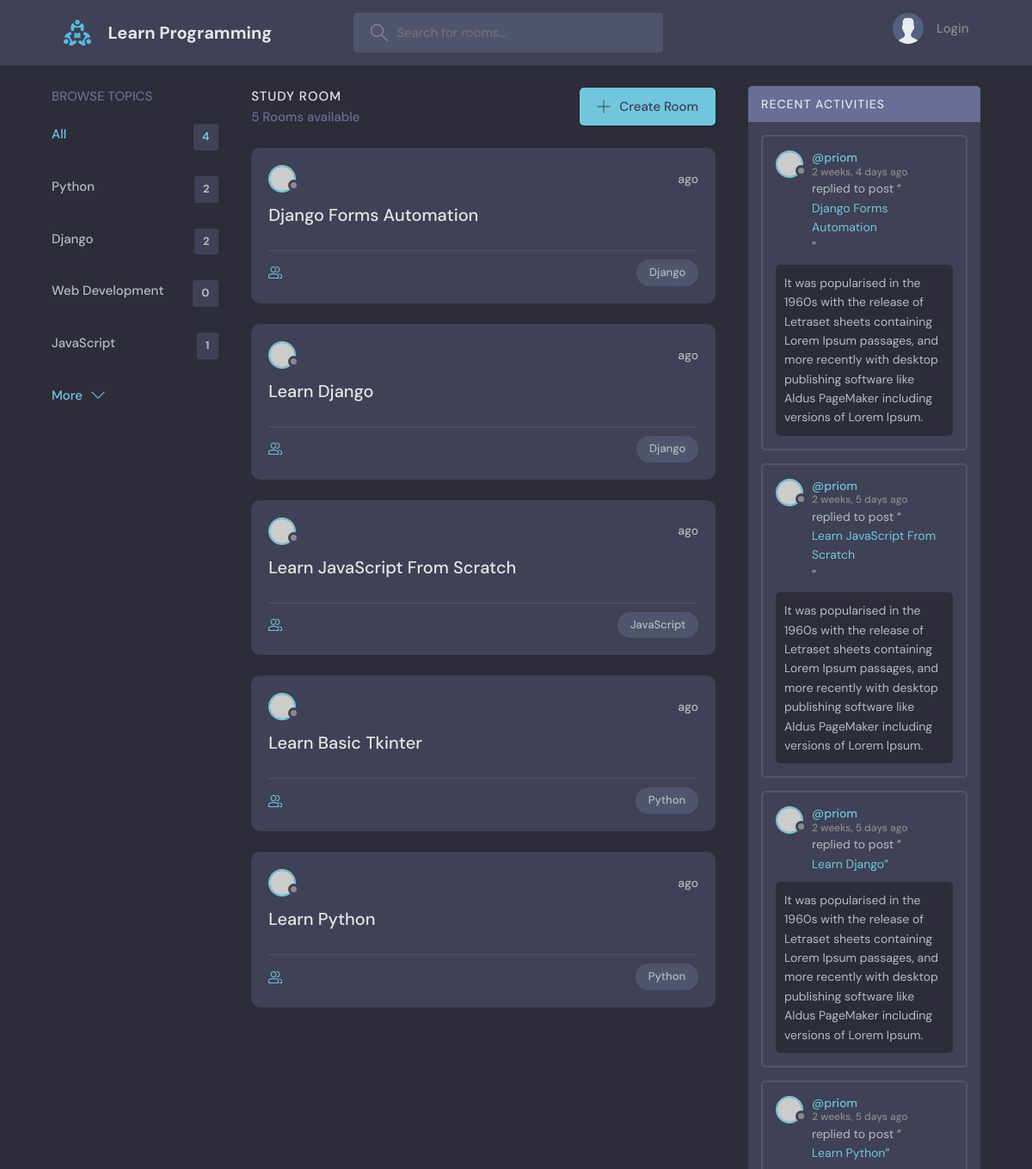
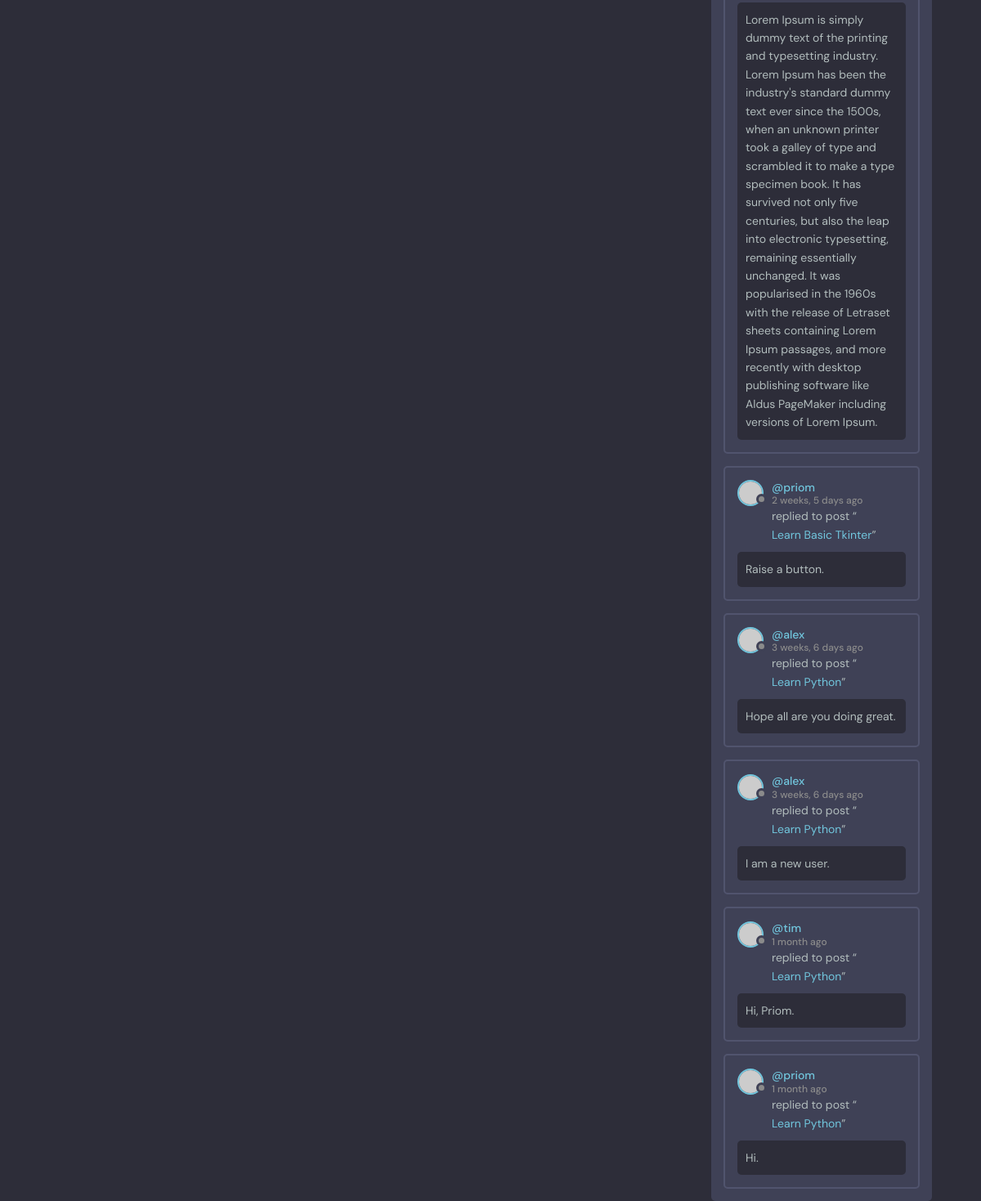
The page / on the database its author committed (2 pictures, top to bottom).
### base/models.py (models this page shows, shortened)
class Topic(models.Model):
    name = models.CharField(max_length=200)

class Room(models.Model):
    host = models.ForeignKey(User, on_delete=models.SET_NULL, null=True)
    topic = models.ForeignKey(Topic, on_delete=models.SET_NULL, null=True)
    name = models.CharField(max_length=200)
    description = models.TextField(null=True, blank=True)
    participants = models.ManyToManyField(
        User, related_name='participants', blank=True)
    updated = models.DateTimeField(auto_now=True)
    created = models.DateTimeField(auto_now_add=True)
    class Meta:
        ordering = ['-updated', '-created']
    def __str__(self):
        return self.name

class Message(models.Model):
    user = models.ForeignKey(User, on_delete=models.CASCADE)
    room = models.ForeignKey(Room, on_delete=models.CASCADE)
    body = models.TextField()
    updated = models.DateTimeField(auto_now=True)
    created = models.DateTimeField(auto_now_add=True)
    class Meta:
        ordering = ['-updated', '-created']

### base/views.py (the view)
# urls.py: path('', views.home, name="home"),
def home(request):
    q = request.GET.get('q') if request.GET.get('q') != None else ""
    rooms = Room.objects.filter(
        Q(topic__name__icontains=q) |
        Q(name__icontains=q) |
        Q(description__icontains=q)
    )
    topics = Topic.objects.all()
    room_count = rooms.count()
    room_messages = Message.objects.filter(Q(room__topic__name__icontains=q))
    context = {'room': rooms, 'topics': topics,
               'room_count': room_count, 'room_messages': room_messages}
    return render(request, 'base/home.html', context)

### base/templates/base/home.html (shortened to what this page needs)
{% extends 'main.html' %}
{% block content %}
<main class="layout layout--3">
  <div class="container">
    {% include 'base/topics_component.html' %}
    <div class="roomList">
      <div class="roomList__header">
        <div>
          <h2>Study Room</h2>
          <p>{{room_count}} Rooms available</p>
        </div>
        <a class="btn btn--main" href="create-room.html">
          <svg version="1.1" xmlns="http://www.w3.org/2000/svg" width="32" height="32" viewBox="0 0 32 32">
            <title>add</title>
            <path
              d="M16.943 0.943h-1.885v14.115h-14.115v1.885h14.115v14.115h1.885v-14.115h14.115v-1.885h-14.115v-14.115z">
            </path>
          </svg>
          Create Room
        </a>
      </div>
      {% include 'base/feed_component.html' %}
    </div>
    {% include 'base/activity_component.html' %}
  </div>
</main>
{% endblock %}

### base/templates/base/topics_component.html
<div class="topics">
    <div class="topics__header">
        <h2>Browse Topics</h2>
    </div>
    <ul class="topics__list">
        <li>
            <a href="{% url 'home' %}" class="active">All <span>{{topics.count}}</span></a>
        </li>
        {% for topic in topics %}
        <li>
            <a href="{% url 'home' %}?q={{topic.name}}">{{topic.name}} <span>{{topic.room_set.all.count}}</span></a>
        </li>
        {% endfor %}
    </ul>
    <a class="btn btn--link" href="topics.html">
        More
        <svg version="1.1" xmlns="http://www.w3.org/2000/svg" width="32" height="32" viewBox="0 0 32 32">
            <title>chevron-down</title>
            <path d="M16 21l-13-13h-3l16 16 16-16h-3l-13 13z"></path>
        </svg>
    </a>
</div>

### base/templates/base/feed_component.html (shortened to what this page needs)
{% for rooms in room %}
<div class="roomListRoom">
    <div class="roomListRoom__header">
        <a href="{% url 'user-profile' rooms.host.id %}" class="roomListRoom__author">
            <div class="avatar avatar--small">
                <img src="https://randomuser.me/api/portraits/women/11.jpg" />
            </div>
        </a>
        <div class="roomListRoom__actions">
            <span>{{room.created|timesince}} ago</span>
        </div>
    </div>
    <div class="roomListRoom__content">
        <a href="{% url 'room' rooms.id %}">{{rooms.name}}</a>
    </div>
    <div class="roomListRoom__meta">
        <a href="{% url 'room' rooms.id %}" class="roomListRoom__joined">
        </a>
        <p class="roomListRoom__topic">{{rooms.topic.name}}</p>
    </div>
</div>
{% endfor %}

### base/templates/base/activity_component.html (shortened to what this page needs)
<div class="activities">
    <div class="activities__header">
        <h2>Recent Activities</h2>
    </div>
    {% for message in room_messages %}
    <div class="activities__box">
        <div class="activities__boxHeader roomListRoom__header">
            <a href="{% url 'user-profile' message.user.id %}" class="roomListRoom__author">
                <div class="avatar avatar--small">
                    <img src="https://randomuser.me/api/portraits/women/11.jpg" />
                </div>
                <p>
                    @{{message.user}}
                    <span>{{message.created|timesince}} ago</span>
                </p>
            </a>
        </div>
        <div class="activities__boxContent">
            <p>replied to post “<a href="{% url 'room' message.room.id %}">{{message.room}}</a>”</p>
            <div class="activities__boxRoomContent">
                {{message.body}}
            </div>
        </div>
    </div>
    {% endfor %}
</div>

### rows shown on the page
Topic: name "Python", room_set.all.count "2"
Topic: name "Django", room_set.all.count "2"
Topic: name "Web Development", room_set.all.count "0"
Topic: name "JavaScript", room_set.all.count "1"
Room: name "Django Forms Automation", topic.name "Django"
Room: name "Learn Django", topic.name "Django"
Room: name "Learn JavaScript From Scratch", topic.name "JavaScript"
Room: name "Learn Basic Tkinter", topic.name "Python"
Room: name "Learn Python", topic.name "Python"
Message: user "priom", created "2 weeks, 4 days", room "Django Forms Automation", body "It was popularised in the 1960s with the release of Letraset sheets containing Lorem Ipsum passages, and more recently with desktop publishing software like Aldus PageMaker including versions of Lorem Ipsum."
Message: user "priom", created "2 weeks, 5 days", room "Learn JavaScript From Scratch", body "It was popularised in the 1960s with the release of Letraset sheets containing Lorem Ipsum passages, and more recently with desktop publishing software like Aldus PageMaker including versions of Lorem Ipsum."
Message: user "priom", created "2 weeks, 5 days", room "Learn Django", body "It was popularised in the 1960s with the release of Letraset sheets containing Lorem Ipsum passages, and more recently with desktop publishing software like Aldus PageMaker including versions of Lorem Ipsum."
Message: user "priom", created "2 weeks, 5 days", room "Learn Python", body "Lorem Ipsum is simply dummy text of the printing and typesetting industry. Lorem Ipsum has been the industry's standard dummy text ever since the 1500s, when an unknown printer took a galley of type and scrambled it to make a type specimen book. It has survived not only five centuries, but also the leap into electronic typesetting, remaining essentially unchanged. It was popularised in the 1960s with the release of Letraset sheets containing Lorem Ipsum passages, and more recently with desktop publishing software like Aldus PageMaker including versions of Lorem Ipsum."
Message: user "priom", created "2 weeks, 5 days", room "Learn Basic Tkinter", body "Raise a button."
Message: user "alex", created "3 weeks, 6 days", room "Learn Python", body "Hope all are you doing great."
Message: user "alex", created "3 weeks, 6 days", room "Learn Python", body "I am a new user."
Message: user "tim", created "1 month", room "Learn Python", body "Hi, Priom."
Message: user "priom", created "1 month", room "Learn Python", body "Hi."

### other values the page prints
{{ topics.count }} "4"
{{ room_count }} "5"
